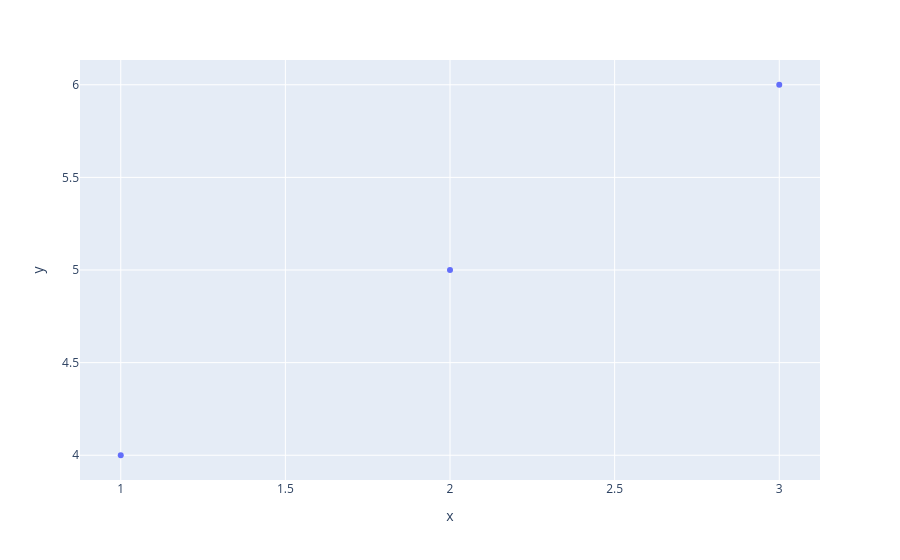

Notebook code cell kept with this figure:
### Code cell
import plotly.express as px

px.scatter(x=[1,2,3], y=[4,5,6])

### Figure 1 — Plotly figure (JSON) as saved in the notebook; plotly's stock layout.template omitted (floating-point values rounded to 4 significant figures)
{"data": [{"hovertemplate": "x=%{x}<br>y=%{y}<extra></extra>", "legendgroup": "", "marker": {"color": "#636efa", "symbol": "circle"}, "mode": "markers", "name": "", "orientation": "v", "showlegend": false, "type": "scatter", "x": [1, 2, 3], "xaxis": "x", "y": [4, 5, 6], "yaxis": "y"}], "layout": {"autosize": true, "dragmode": "zoom", "legend": {"tracegroupgap": 0}, "margin": {"t": 60}, "xaxis": {"anchor": "y", "autorange": true, "domain": [0, 1], "range": [0.879, 3.121], "title": {"text": "x"}, "type": "linear"}, "yaxis": {"anchor": "x", "autorange": true, "domain": [0, 1], "range": [3.845, 6.155], "title": {"text": "y"}, "type": "linear"}}}
